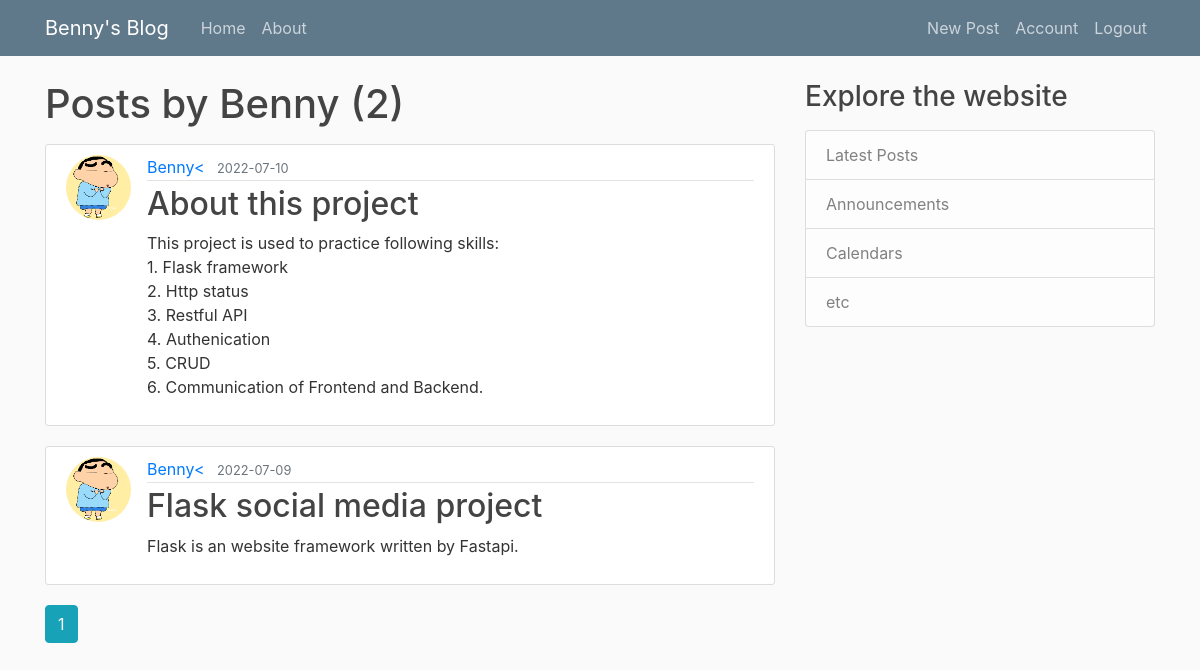
Page /user/Benny (signed in) on the committed database.
### Social_Network/models.py (models this page shows, shortened)
class User(db.Model, UserMixin):
    id = db.Column(db.Integer, primary_key = True)
    username = db.Column(db.String(20), unique = True, nullable = False)
    email = db.Column(db.String(20), unique = True, nullable = False)
    image_file = db.Column(db.String(20), nullable = False, default = 'default.jpg')
    password = db.Column(db.String(60), nullable = False)
    posts = db.relationship('Post', backref = 'author', lazy = True)

class Post(db.Model):
    id = db.Column(db.Integer, primary_key = True)
    title = db.Column(db.String(100), nullable = False)
    date_posted = db.Column(db.DateTime, nullable = False, default = datetime.utcnow)
    content = db.Column(db.Text, nullable = False)
    user_id = db.Column(db.Integer, db.ForeignKey('user.id'), nullable = False)

### Social_Network/routes.py (the view)
@app.route("/user/<string:username>")
def user_posts(username):
    page = request.args.get('page', 1, type = int)
    user = User.query.filter_by(username = username).first_or_404()
    posts = Post.query.filter_by(author = user).order_by(Post.date_posted.desc()).paginate(page = page, per_page = 2)
    return render_template('user_posts.html', posts = posts, user = user)

### Social_Network/models.py (called while the page is built)
@login_manager.user_loader
def load_user(user_id):
    return User.query.get(int(user_id))

### Social_Network/templates/user_posts.html (shortened to what this page needs)
{% extends "base.html" %}
{% block content %}
    <h1 class="mb-3">Posts by {{ user.username }} ({{ posts.total }})</h1>
    {% for post in posts.items %}
        <article class="media content-section">
            <img class="rounded-circle article-img" src="{{ url_for('static', filename='profile_pics/' + post.author.image_file) }}">
            <div class="media-body">
                <div class="article-metadata">
                    <a class="mr-2" href="{{ url_for('user_posts', username=post.author.username) }}">{{ post.author.username }}<</a>
                    <small class="text-muted">{{ post.date_posted.strftime('%Y-%m-%d') }}</small>
                </div>
                <h2><a class="article-title" href="{{ url_for('post', post_id=post.id) }}">{{ post.title }}</a></h2>
                <p class="article-content">{{ post.content }}</p>
            </div>
        </article>
    {% endfor %}
    {% for page_num in posts.iter_pages(left_edge=1, right_edge=1, left_current=1, right_current=2) %}
        {% if page_num %}
            {% if posts.page == page_num %}
                <a class="btn btn-info mb-4" href="{{ url_for('user_posts', username=user.username, page=page_num) }}">{{ page_num }}</a>
            {% else %}
                <a class="btn btn-outline-info mb-4" href="{{ url_for('user_posts', username=user.username, page=page_num) }}">{{ page_num }}</a>
            {% endif %}
        {% endif %}
    {% endfor %}
{% endblock content %}

### Social_Network/static/style.css (style rules this page uses)
body { background: #fafafa; color: #333333; margin-top: 5rem; }
h1, h2, h3, h4, h5, h6 { color: #444444; }
.content-section { background: #ffffff; padding: 10px 20px; border: 1px solid #dddddd; border-radius: 3px; margin-bottom: 20px; }
.article-title { color: #444444; }
.article-content { white-space: pre-line; }
.article-img { height: 65px; width: 65px; margin-right: 16px; }
.article-metadata { padding-bottom: 1px; margin-bottom: 4px; border-bottom: 1px solid #e3e3e3 }

### rows in the picture
User: username "Benny"
Post: image_file (picture), author.username "Benny", date_posted "2022-07-10", title "About this project", content "This project is used to practice following skills: 1. Flask framework 2. Http status 3. Restful API 4. Authenication 5. CRUD 6. Communication of Frontend and Backend."
Post: image_file (picture), author.username "Benny", date_posted "2022-07-09", title "Flask social media project", content "Flask is an website framework written by Fastapi."

### other values in the picture
{{ posts.total }} "2"
{{ page_num }} "1"
